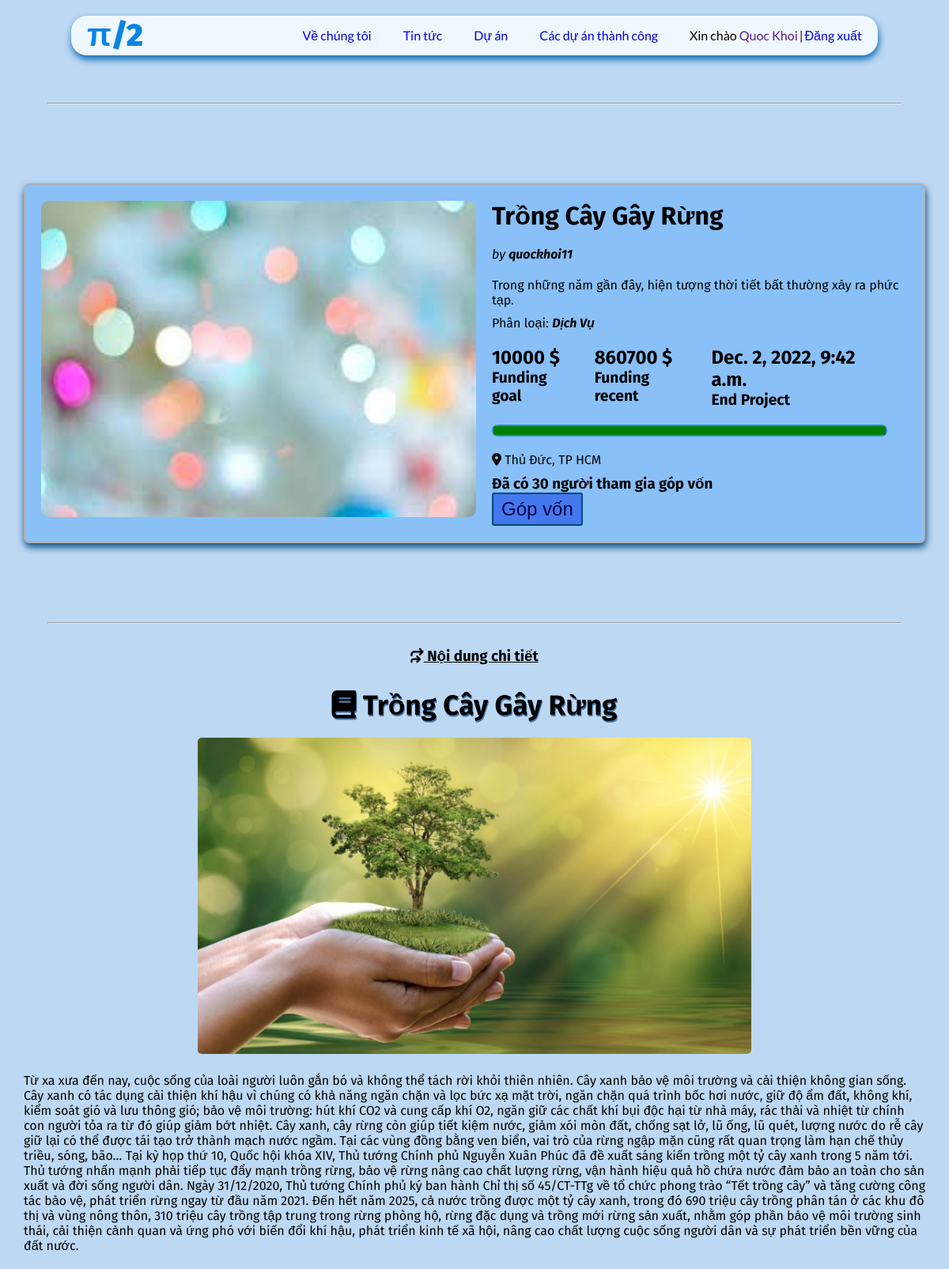
The app's page /projects/Project_1/ (signed in) with its own data.
### user/models.py (models this page shows)
class User(AbstractUser):
    Money=models.IntegerField(default=0)
    Image=models.ImageField(default="/static/images/default_avatar.jpg")
    Phone=models.CharField(default='',max_length=15)

### viewproject/models.py (models this page shows)
class Project(models.Model):
    Title=models.CharField(max_length=50)
    ShortDescribe=models.TextField(default='',max_length=70)
    Content=models.TextField(default='',max_length=50)
    Owner=models.ForeignKey(User,on_delete=models.CASCADE)
    Category_Choices=[
        ('uncategorized','Chưa phân loại'),
        ('cong-nghe','Công nghệ'),
        ('dich-vu','Dịch vụ'),
        ('du-lich','Du lịch'),
        ('nong-nghiep','Nông nghiệp'),
        ('giao-duc','Giáo dục'),
    ]
    Category=models.CharField(default='',choices=Category_Choices,max_length=20)
    Image=models.ImageField( null=True, blank=True, upload_to="")
    Image_Content=models.ImageField( null=True, blank=True,upload_to="")
    GoalFund=models.IntegerField(default=0)
    RecentFund=models.IntegerField(default=0)
    DateEnd=models.DateTimeField(auto_now=True)
    IsSuccessfull=models.BooleanField(default=False)
    Location=models.CharField(default='',max_length=50)
    Price=models.IntegerField(default=0)

### viewproject/views.py (the view)
# urls.py: path('projects/',include('viewproject.urls')),
def viewproject(request,Project_id):
    project=Project.objects.get(pk=Project_id)
    user=request.user
    return render(request, 'Projectviews.html',{"p":project,"u":user})

### viewproject/templates/Projectviews.html (shortened to what this page needs)
{% extends 'base1.html' %}
{% block contents %}
<hr class="hr1">
<div class="content">
    <div class="contenttop">
        <div class="left">
            <img src="{{p.Image.url}}" alt="">
        </div>
        <div class="right">
            <div class="project">
                <h1 class="project_title">{{ p.Title }}</h1>
                <i class="iown">by <b><a class="owner" href="">{{ p.Owner }}</a></b></i>
                <p class="project_shortdescribe">{{ p.ShortDescribe }}</p>
                <p class="cate">Phân loại: <i><b>{{p.Category}}</b></i></p>
                <ul class="project_data">
                    <li>
                        <div class="fundgoal">
                        <h5>{{p.GoalFund}} $</h5>
                        <h6>Funding goal</h6>
                        </div>
                    </li>
                    <li>
                        <div class="fundgoal">
                            <h5>{{p.RecentFund}} $</h5>
                            <h6>Funding recent</h6>
                        </div>
                    </li>
                    <li>
                        <div class="fundrecent">
                            <h5>{{p.DateEnd}}</h5>
                            <h6>End Project</h6>
                        </div>
                    </li>
                </ul>
                <progress class="project_progress" max="{{p.GoalFund}}" value="{{p.RecentFund}}"></progress>
                <div class="location"><i class="fa-solid fa-location-dot"></i><span> {{p.Location}}</span></div>
                <h3>Đã có {{p.fundproject_set.all.count}} người tham gia góp vốn</h3>
            </div>
            <button type="button" onclick=" location.href='fund'">Góp vốn</button>
        </div>
    </div>
    <hr>
    <div class="contentbelow">
        <div class="project_content">
            <h3 class="h4_ndct"><i class="fa-solid fa-arrows-turn-right"></i> Nội dung chi tiết</h3>
            <h2 class="title_content"><i class="fa-solid fa-book"></i> {{ p.Title }}</h2>
            <img class= "img_content" src="{{p.Image_Content.url}}" alt="">
            <p class="p_content">{{p.Content}}</p>
        </div>
    </div>
</div>
{% endblock %}

### viewproject/templates/base1.html (shortened to what this page needs)
<!DOCTYPE html>
<html lang="en">
<head>
    {% load static %}
    <link rel="stylesheet" href = "{% static 'css/viewproject.css' %}" type="text/css">
</head>
<body>
    <div class="contain">
        <div class="header">
            <div class="header-top">
                <a href="/" id="logo">π/2</a>
                <ul>
                    <li><a href="/aboutus">Về chúng tôi</a></li>
                    <li><a href="/news">Tin tức</a></li>
                    <li><a href="/projects">Dự án</a></li>
                    <li><a href="/successproject">Các dự án thành công</a></li>
                    {% if user.username %}
                        <li style='margin-right: 2px; text-decoration: none'> Xin chào <a href="">{{user.first_name}} {{user.last_name}}</a></li>|
                        <li style='margin-left: 2px'><a href="{% url 'logout' %}">Đăng xuất</a></li>
                    {% else %}
                        <li style='margin-right: 2px'><a href="{% url 'register' %}">Đăng ký</a> </li>|
                        <li style='margin-left: 2px'><a href="{% url 'login' %}">Đăng nhập</a> </li>
                    {% endif %}
                </ul>
            </div>
        </div>
        {% block contents %}
        {% endblock %}
    </div>
</body>
</html>

### static/css/viewproject.css (style rules this page uses)
* { margin: 0; padding: 0; box-sizing: border-box; }
body { font-family: 'Fira Sans', sans-serif; background-color: #bdd8f3; }
.contain { width: 100%; margin: 0 auto; }
ul { list-style: none; }
.header { padding-top: 20px; height: 100px; width: 100%; background-size: cover; background-position: center; }
a { text-decoration: none; }
.header .header-top { margin: 0 auto; width: 85%; min-height: 50px; display: flex; justify-content: space-between; align-items: center; background-color: aliceblue; border-radius: 20px; box-shadow: 1px 5px 10px #0768b3; font-family: 'Lato', sans-serif; }
.header .header-top ul { display: flex; }
.header .header-top ul li { list-style: none; margin: 0 20px; }
.header .header-top #logo { font-size: 40px; font-weight:900; display: block; margin-left: 20px; color: #0984e3; font-family: 'Fira Sans', sans-serif; }
.hr1 { margin-top: 30px; }
.content { min-height: 1200px; }
.contenttop { width: 95%; margin: 100px auto; display: flex; padding: 20px; background-color: #89c0f8; border-radius: 7px; border: solid 2px #b0b2b4; box-shadow: 1px 5px 10px #044b81; }
.contenttop .left img { width: 550px; height: 400px; border-radius: 10px; }
.contenttop .right { padding-left: 20px; width: fit-content; }
.content .right .project { min-height: 360px; }
.contenttop .right .iown { display: block; margin: 20px 0px ; }
.contenttop .right .cate { margin-top: 10px; }
.contenttop .right .project_data { display: flex; list-style: none; margin-top: 20px; font-size: 120%; }
.contenttop .right ul li { font-size: 150%; margin-right:20px; }
.contenttop .right progress { display: block; margin-top: 20px; margin-bottom: 20px; height: 15px; width: 500px; border-radius: 10px; border: solid 2px #2e86de; }
.contenttop .right .owner { margin-top: 1000px; color: #000; }
.contenttop .right .location { height: fit-content; margin-bottom: 10px; }
.contenttop .right button { font-size: 150%; padding: 5px 10px; border-radius: 3px; border: solid 2px #054678; background-color: rgb(67, 121, 237); color: #08044a; cursor: pointer; }
.contentbelow { display: flex; }
.project_content { margin: 0 30px; justify-items: center; }
.project_content .h4_ndct { text-decoration:underline; }
.project_content h2 { width: fit-content; margin: 0 auto; margin-top : 30px; font-size: 220%; text-shadow: 1px 2px #3f73a7; }
.project_content .p_content { margin: 20px 0; }
.project_content .img_content { margin-top: 20px; width: 700px; height: 400px; border-radius: 5px; }
hr { width: 90%; margin: 0 auto; margin-bottom: 30px; }

### records on screen
User: first_name "Quoc", last_name "Khoi"
Project: Image (picture), Title "Trồng Cây Gây Rừng", Owner "quockhoi11", ShortDescribe "Trong những năm gần đây, hiện tượng thời tiết bất thường xảy ra phức tạp.", Category "Dịch Vụ", GoalFund "10000", RecentFund "860700", DateEnd "Dec. 2, 2022, 9:42 a.m.", Location "Thủ Đức, TP HCM", fundproject_set.all.count "30", Image_Content (picture), Content "Từ xa xưa đến nay, cuộc sống của loài người luôn gắn bó và không thể tách rời khỏi thiên nhiên. Cây xanh bảo vệ môi trường và cải thiện không gian sống. Cây xanh có tác dụng cải thiện khí hậu vì chúng có khả năng ngăn chặn và lọc bức xạ mặt trời, ngăn chặn quá trình bốc hơi nước, giữ độ ẩm đất, không khí, kiểm soát gió và lưu thông gió; bảo vệ môi trường: hút khí CO2 và cung cấp khí O2, ngăn giữ các chất khí bụi độc hại từ nhà máy, rác thải và nhiệt từ chính con người tỏa ra từ đó giúp giảm bớt nhiệt. Cây xanh, cây rừng còn giúp tiết kiệm nước, giảm xói mòn đất, chống sạt lở, lũ ống, lũ quét, lượng nước do rễ cây giữ lại có thể được tái tạo trở thành mạch nước ngầm. Tại các vùng đồng bằng…"
